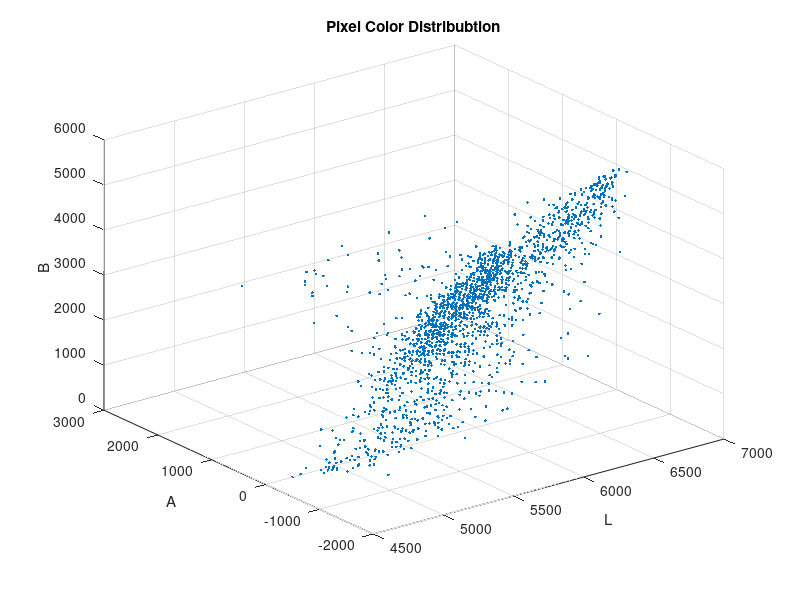

Reproduce this figure in MATLAB.
clear;
close all;

load('Sample_RGB.mat');


Samples = [];

for i=1:5
    % Load image
    image_RGB = [];
    image_RGB(:,:,1)=SamplesPoint{i}{1}{1};
    image_RGB(:,:,2)=SamplesPoint{i}{2}{1};
    image_RGB(:,:,3)=SamplesPoint{i}{3}{1};
    
    I = rgb2lab(image_RGB);
    
    % You may consider other color space than RGB
    L = I(:,:,1);
    A = I(:,:,2);
    B = I(:,:,3);
    
    Samples = [Samples; [L A B]];
    
    
%     imshow(I);
%     pause;
    
end

figure, 
scatter3(Samples(:,1),Samples(:,2),Samples(:,3),'.');
title('Pixel Color Distribubtion');
xlabel('L');
ylabel('A');
zlabel('B');
